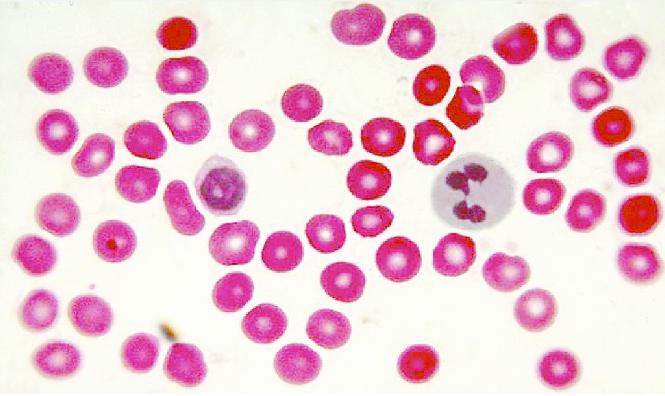
#> input picture 03_detection/red-blood-cells.png, 665 x 396 px
$ python 01hough_detection.py
#> lines starting #> are read from the running program, lines starting #| are printed output that depends on the picture; after the words box and inside, x2 and y2 are one past the last pixel; in counts of white or black regions, pixels touching at a corner belong together
import cv2
import math
import numpy as np
import os
import sys
import copy
import math as m
import os
import imageio
import matplotlib.pyplot as plt
# worth to mention, cv <col, row>, np <row, col>
pi = math.pi
# sigma = 1
import cv2
import numpy as np

import math

fName = 'red-blood-cells.png'
# fName = 'singleframe2.jpg'

if __name__ == '__main__':

    img = cv2.imread(fName, 0)
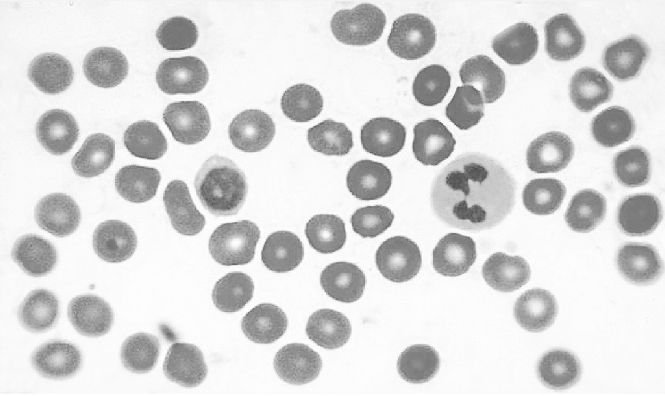
#> img: shape (396, 665); min 78, max 255, mean 217.1
    cimg = copy.copy(img)

    I = imageio.imread(fName)
    # ILog = np.log2(I, dtype=np.float32)
    hist, bins = np.histogram(I, bins=50)
#> hist = 50 values, max 474190 at index 49, min 227 at index 1, mean 21067.2; bins = 51 values from 0 to 255
    print('hist = \n{}'.format(hist))
#| hist =
#| [  4255    227    397   1005   1123   1702   2828   3199   4147   5505
#|    5421   4072   3272   3192   3182   3069   3193   3105   3167   3229
#|    3687   3299   3191   3355   3470   4038   4324   5182   5658   5854
#|    7590   6450   6647   7020   6905   6760   6363   6511   7384   9658
#|   17467  20421  23348  21265  17688  22261  47433  93258 143393 474190]
    print('bins = \n{}'.format(bins))
#| bins =
#| [  0.    5.1  10.2  15.3  20.4  25.5  30.6  35.7  40.8  45.9  51.   56.1
#|   61.2  66.3  71.4  76.5  81.6  86.7  91.8  96.9 102.  107.1 112.2 117.3
#|  122.4 127.5 132.6 137.7 142.8 147.9 153.  158.1 163.2 168.3 173.4 178.5
#|  183.6 188.7 193.8 198.9 204.  209.1 214.2 219.3 224.4 229.5 234.6 239.7
#|  244.8 249.9 255. ]
    width = 0.7 * (bins[1] - bins[0])
#> width = 3.57
    center = (bins[:-1] + bins[1:]) / 2
#> center = 50 values from 2.55 to 252.4
    plt.bar(center, hist, align='center', width=width)
    # plt.show()
    plt.savefig('ILog_histogram.pdf')
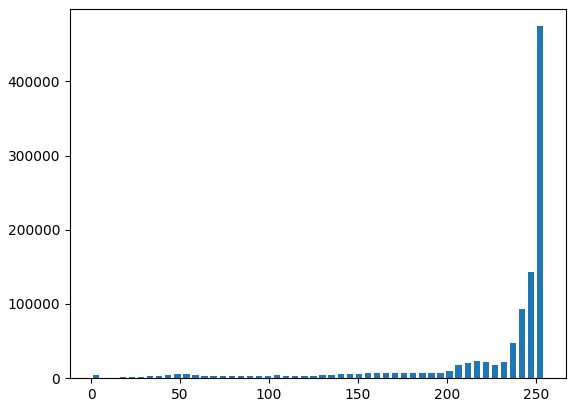
#> figure drawn by matplotlib, 1 panel; tallest bar 474190 high, from x = 250.7 to 254.2

    ret, thresh = cv2.threshold(img, 220, 245, cv2.THRESH_BINARY_INV)
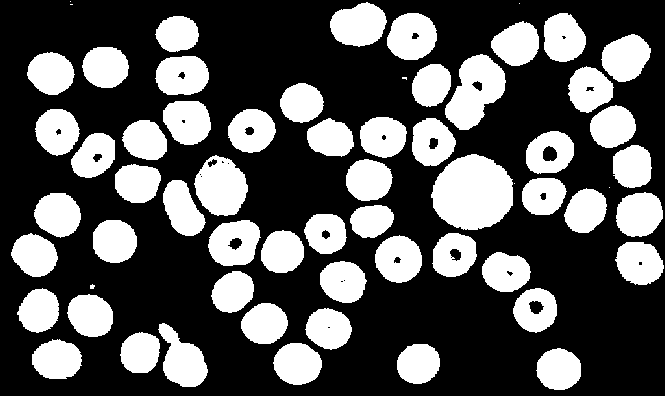
#> thresh: shape (396, 665); values 0 (black) and 245 (white), 34% white; 63 white regions (7 under 20 px), largest, box (x1, y1, x2, y2) and area: (431, 154, 513, 230) 4755, (445, 54, 506, 130) 2773, (194, 155, 248, 216) 2338
    kernel = cv2.getStructuringElement(cv2.MORPH_ELLIPSE, (3, 3))
    # thresh = cv2.morphologyEx(thresh, cv2.MORPH_CLOSE, kernel)
    cv2.imwrite('thresh.jpg', thresh)

    edge = cv2.Canny(img, 30, 75)
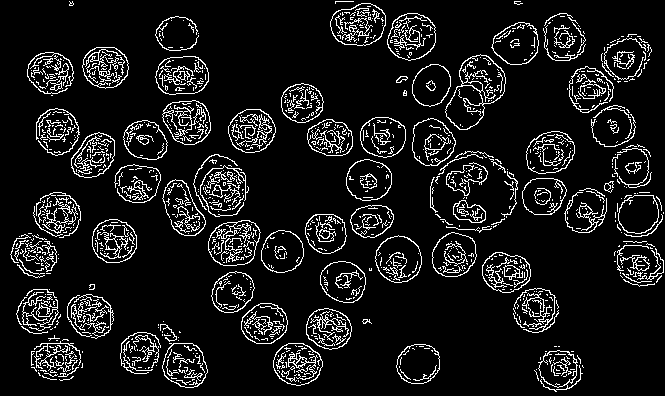
#> edge: shape (396, 665); 9.7% white in thin lines or dots

    img = cv2.GaussianBlur(thresh, (5, 5), 0)
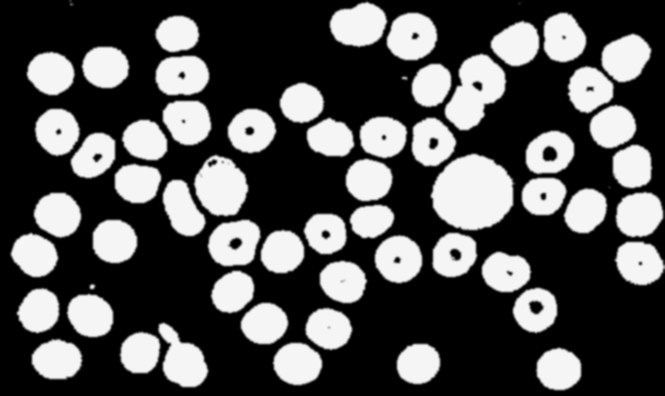
#> img: shape (396, 665); min 0, max 245, mean 83.2

    circles = cv2.HoughCircles(img, cv2.HOUGH_GRADIENT, 1, 25,
                               param1=50, param2=15,
                               minRadius=15, maxRadius=40)
#> circles = 57 rows, first 8: [475.5, 191.5, 37.2], [412.5, 37.5, 25.2], [282.5, 250.5, 20.5], [558.5, 369.5, 21.5], [250.5, 129.5, 23.1], [534.5, 308.5, 22.2], [641.5, 258.5, 25.6], [297.5, 360.5, 24.3]
    # circles = cv2.HoughCircles(img, cv2.HOUGH_GRADIENT, 1, 20,
    #                            param1=50, param2=20,
    #                            minRadius=10, maxRadius=50)
    circles = np.uint16(np.around(circles))
#> circles = 57 rows, first 8: [476, 192, 37], [412, 38, 25], [282, 250, 20], [558, 370, 22], [250, 130, 23], [534, 308, 22], [642, 258, 26], [298, 360, 24]
    print('circles\n{}'.format(circles))
#> (printed output is left out)

    cimg = cv2.cvtColor(cimg, cv2.COLOR_GRAY2RGB)
    # cimg = cv2.imread(fName, 1)

    for i in circles[0, :]:
        ''' Draw boundary circles '''
        cv2.circle(cimg, (i[0], i[1]), i[2], (255, 0, 0), 3)
        ''' Draw the centers of the circles '''
        cv2.circle(cimg, (i[0], i[1]), 2, (0, 0, 255), 5)
#> this loop made 57 passes
#> i on passes 1 to 12: [476, 192, 37], [412, 38, 25], [282, 250, 20], [558, 370, 22], [250, 130, 23], [534, 308, 22], [642, 258, 26], [298, 360, 24], [398, 260, 23], [368, 178, 24], [430, 142, 23], [92, 316, 21]
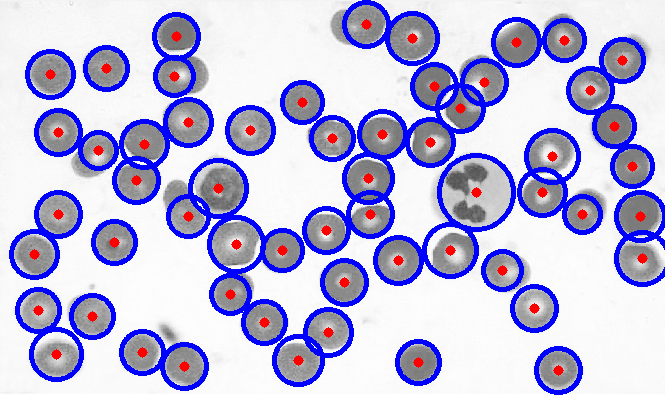
#> cimg: shape (396, 665, 3); mean B, G, R 221.1, 183.4, 187.4

    # plt.imshow(cimg)
    result = cv2.cvtColor(cimg, cv2.COLOR_BGR2RGB)
    cv2.imwrite('results/cimg.jpg', result)
    # cv2.imshow('result', result)
    # cv2.waitKey(0)
